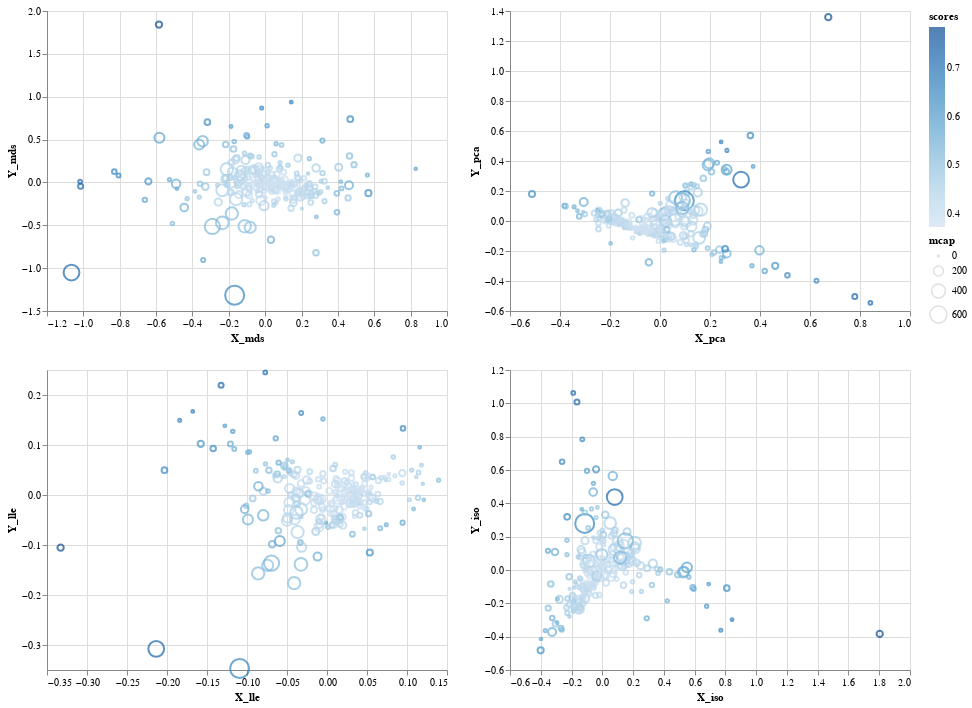

Notebook code cell kept with this figure:
### Code cell
interval = alt.selection_interval(encodings=['x', 'y'])

chart = alt.Chart(df_altair_scored).mark_point().encode(
    color=alt.condition(interval, 'scores', alt.value('lightgray')),
    tooltip=['ticker'],
    size='mcap',
).properties(selection=interval)

(chart.encode(x='X_mds', y='Y_mds') | chart.encode(x='X_pca', y='Y_pca')) &\
(chart.encode(x='X_lle', y='Y_lle') | chart.encode(x='X_iso', y='Y_iso'))

### Figure 1 — Vega-Lite specification as saved in the notebook (floating-point values rounded to 4 significant figures; data arrays with more than 128 entries replaced by an {"elided": "..."} marker saying what was removed)
{"$schema": "https://vega.github.io/schema/vega-lite/v3.4.0.json", "config": {"mark": {"tooltip": null}, "view": {"height": 300, "width": 400}}, "data": {"name": "data-d8c150403dec21099f03446e68f466c1"}, "datasets": {"data-d8c150403dec21099f03446e68f466c1": {"elided": "246 records"}}, "vconcat": [{"hconcat": [{"encoding": {"color": {"condition": {"field": "scores", "selection": "selector003", "type": "quantitative"}, "value": "lightgray"}, "size": {"field": "mcap", "type": "quantitative"}, "tooltip": [{"field": "ticker", "type": "nominal"}], "x": {"field": "X_mds", "type": "quantitative"}, "y": {"field": "Y_mds", "type": "quantitative"}}, "mark": "point", "selection": {"selector003": {"encodings": ["x", "y"], "type": "interval"}}}, {"encoding": {"color": {"condition": {"field": "scores", "selection": "selector003", "type": "quantitative"}, "value": "lightgray"}, "size": {"field": "mcap", "type": "quantitative"}, "tooltip": [{"field": "ticker", "type": "nominal"}], "x": {"field": "X_pca", "type": "quantitative"}, "y": {"field": "Y_pca", "type": "quantitative"}}, "mark": "point", "selection": {"selector003": {"encodings": ["x", "y"], "type": "interval"}}}]}, {"hconcat": [{"encoding": {"color": {"condition": {"field": "scores", "selection": "selector003", "type": "quantitative"}, "value": "lightgray"}, "size": {"field": "mcap", "type": "quantitative"}, "tooltip": [{"field": "ticker", "type": "nominal"}], "x": {"field": "X_lle", "type": "quantitative"}, "y": {"field": "Y_lle", "type": "quantitative"}}, "mark": "point", "selection": {"selector003": {"encodings": ["x", "y"], "type": "interval"}}}, {"encoding": {"color": {"condition": {"field": "scores", "selection": "selector003", "type": "quantitative"}, "value": "lightgray"}, "size": {"field": "mcap", "type": "quantitative"}, "tooltip": [{"field": "ticker", "type": "nominal"}], "x": {"field": "X_iso", "type": "quantitative"}, "y": {"field": "Y_iso", "type": "quantitative"}}, "mark": "point", "selection": {"selector003": {"encodings": ["x", "y"], "type": "interval"}}}]}]}
